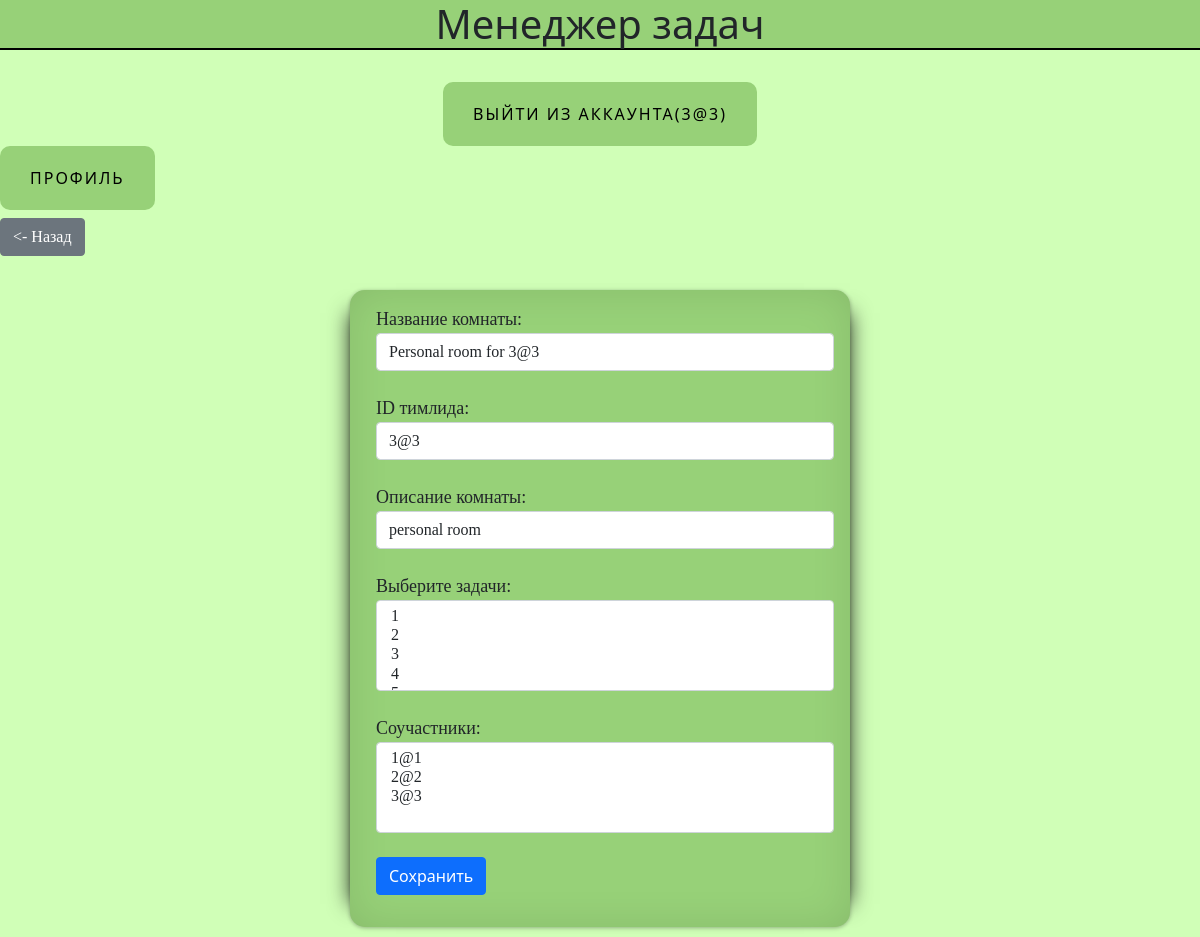
Page /addroom/4 (signed in) on the committed database.
### data/users.py (models this page shows, shortened)
class User(SqlAlchemyBase, UserMixin):
    __tablename__ = "users"
    id = sqlalchemy.Column(sqlalchemy.Integer, primary_key=True, autoincrement=True)
    surname = sqlalchemy.Column(sqlalchemy.String, nullable=True)
    name = sqlalchemy.Column(sqlalchemy.String, nullable=True)
    age = sqlalchemy.Column(sqlalchemy.Integer, nullable=True)
    position = sqlalchemy.Column(sqlalchemy.String, nullable=True)
    speciality = sqlalchemy.Column(sqlalchemy.String, nullable=True)
    address = sqlalchemy.Column(sqlalchemy.String, nullable=True)
    email = sqlalchemy.Column(sqlalchemy.String, nullable=True, unique=True, index=True)
    password_hash = sqlalchemy.Column(sqlalchemy.String, nullable=True)
    modified_date = sqlalchemy.Column(sqlalchemy.DateTime, default=datetime.datetime.now)
    current_room = sqlalchemy.Column(sqlalchemy.Integer, sqlalchemy.ForeignKey('rooms.id'), nullable=True)

### data/rooms.py (models this page shows)
class Rooms(SqlAlchemyBase, UserMixin):
    __tablename__ = "rooms"
    id = sqlalchemy.Column(sqlalchemy.Integer, primary_key=True, autoincrement=True)
    title = sqlalchemy.Column(sqlalchemy.String, nullable=True)
    about = sqlalchemy.Column(sqlalchemy.String, nullable=True)
    team_leader = sqlalchemy.Column(sqlalchemy.Integer, sqlalchemy.ForeignKey('users.id'), nullable=True)
    tasks = sqlalchemy.Column(sqlalchemy.String, sqlalchemy.ForeignKey('jobs.id'), nullable=True)
    collaborators = sqlalchemy.Column(sqlalchemy.String, nullable=True)

### main.py (the view, shortened to what this page needs)
@app.route('/addroom/<int:id>', methods=['GET', 'POST'])
@login_required
def edit_room(id):
    form = RoomForm()
    dbs = db_session.create_session()
    users = dbs.query(User).all()
    room = dbs.query(Rooms).filter((Rooms.id == id), (Rooms.team_leader == current_user.id)).first()
    if room is not None and current_user.id == room.team_leader:
        tasks = dbs.query(Jobs).all()
        form.team_leader.choices.append(dbs.query(User).filter(User.id == current_user.id).first().email)
        for el in users:
            form.collaborators.choices.append(str(el.email))
        for el in tasks:
            form.tasks.choices.append(str(el.job))
        if request.method == "GET":
            dbs = db_session.create_session()
            room = dbs.query(Rooms).filter((Rooms.id == id), (Rooms.team_leader == current_user.id)).first()
            if room:
                form.title.data = room.title
                form.about.data = room.about
                room.team_leader = current_user.id
                if form.collaborators.data is not None:
                    form.collaborators.data = room.collaborators
                if form.tasks.data is not None:
                    form.tasks.data = room.tasks
            else:
                pass
        return render_template('addroom.html', form=form)
    return render_template('not_allowed.html', room_id=current_user.current_room, f_pr=True)

### main.py
class RoomForm(FlaskForm):
    title = StringField('Название комнаты:', validators=[DataRequired()])
    about = StringField('Описание комнаты:', validators=[DataRequired()])
    team_leader = SelectField('ID тимлида:', choices=[], validators=[DataRequired()])
    tasks = SelectMultipleField('Выберите задачи:', choices=[])
    collaborators = SelectMultipleField('Соучастники:', choices=[])
    submit = SubmitField('Сохранить')

### data/db_session.py (called while the page is built)
def create_session() -> Session:
    global __factory
    return __factory()

### main.py (called while the page is built)
@login_manager.user_loader
def load_user(user_id):
    db_sess = db_session.create_session()
    return db_sess.query(User).get(user_id)

### templates/addroom.html (shortened to what this page needs)
{% extends "base.html" %}
{% block content %}
<div class="buttons">
    <a href="/allrooms" class="btn btn-secondary"><- Назад</a></div>
    <br><form action="" method="post">
        <div class="forms">
            <font size="4">{{ form.title.label }}</font><br>
            {{ form.title(class="form-control") }}<br>
        </div>
        <div class="forms">
            <font size="4">{{ form.team_leader.label }}</font><br>
            {{ form.team_leader(class="form-control") }}<br>
        </div>
        <div class="forms">
            <font size="4">{{ form.about.label }}</font><br>
            {{ form.about(class="form-control") }}<br>
        </div>
        <div class="forms">
            <font size="4">{{ form.tasks.label }}</font><br>
            {{ form.tasks(class="form-control") }}<br>
        </div>
        <div class="forms">
            <font size="4">{{ form.collaborators.label }}</font><br>
            {{ form.collaborators(class="form-control") }}<br>
        </div>
        <p class="forms">{{ form.submit(type="submit", class="btn btn-primary") }}</p>
    </form>
{% endblock %}

### templates/base.html (shortened to what this page needs)
<!DOCTYPE html>
<html lang="en">
<head>
    <link rel="stylesheet"
                    href="https://cdn.jsdelivr.net/npm/bootstrap@5.0.0-beta1/dist/css/bootstrap.min.css"
>
    <link rel="stylesheet" type="text/css" href="{{ url_for('static', filename='style/style.css') }}" />
    </head>
    <body>
        <h1 id = 'titles'>Менеджер задач</h1>
        <br>
        <nav><a>
            {% if current_user.is_authenticated %}
                <aside><a class="name_btn" href="/logout">выйти из аккаунта({{ current_user.email }})</a></aside>
            {% endif %}
            <a class="name_btn" href="/profile">Профиль</a>
        </a></nav>
         {% block content %}
         {% endblock content %}
    </body>
</html>

### static/style/style.css (style rules this page uses)
body { background-color: #D0FFB7; }
form { display: block; width: 500px; margin-left: auto; margin-right: auto; border-radius: 15px; background: #97D178; padding-left: 50px; padding-right: 50px; padding-top: 20px; padding-bottom: 20px; margin: 10px auto; padding: 1em; box-shadow: 0 1px 4px rgba(0, 0, 0, .3), -23px 0 20px -23px rgba(0, 0, 0, .8), 23px 0 20px -23px rgba(0, 0, 0, .8), 0 0 40px rgba(0, 0, 0, .1) inset; }
#titles { border-bottom: 2px solid black; background-color: #97D178; }
h2, div, .buttons, table { font-family: cursive; display: block; }
h1, h2, aside { text-align: center; }
.forms { margin-left: 10px; }
.name_btn { text-decoration: none; display: inline-block; color: black; padding: 20px 30px; border-radius: 10px; text-transform: uppercase; letter-spacing: 2px; background-color: #97D178; background-size: 200% auto; transition: .3s; }

### rows in the picture
User: email "3@3"
Rooms: title "Personal room for 3@3", team_leader "3@3", about "personal room", tasks "1 / 2 / 3 / 4", collaborators "1@1 / 2@2 / 3@3"
